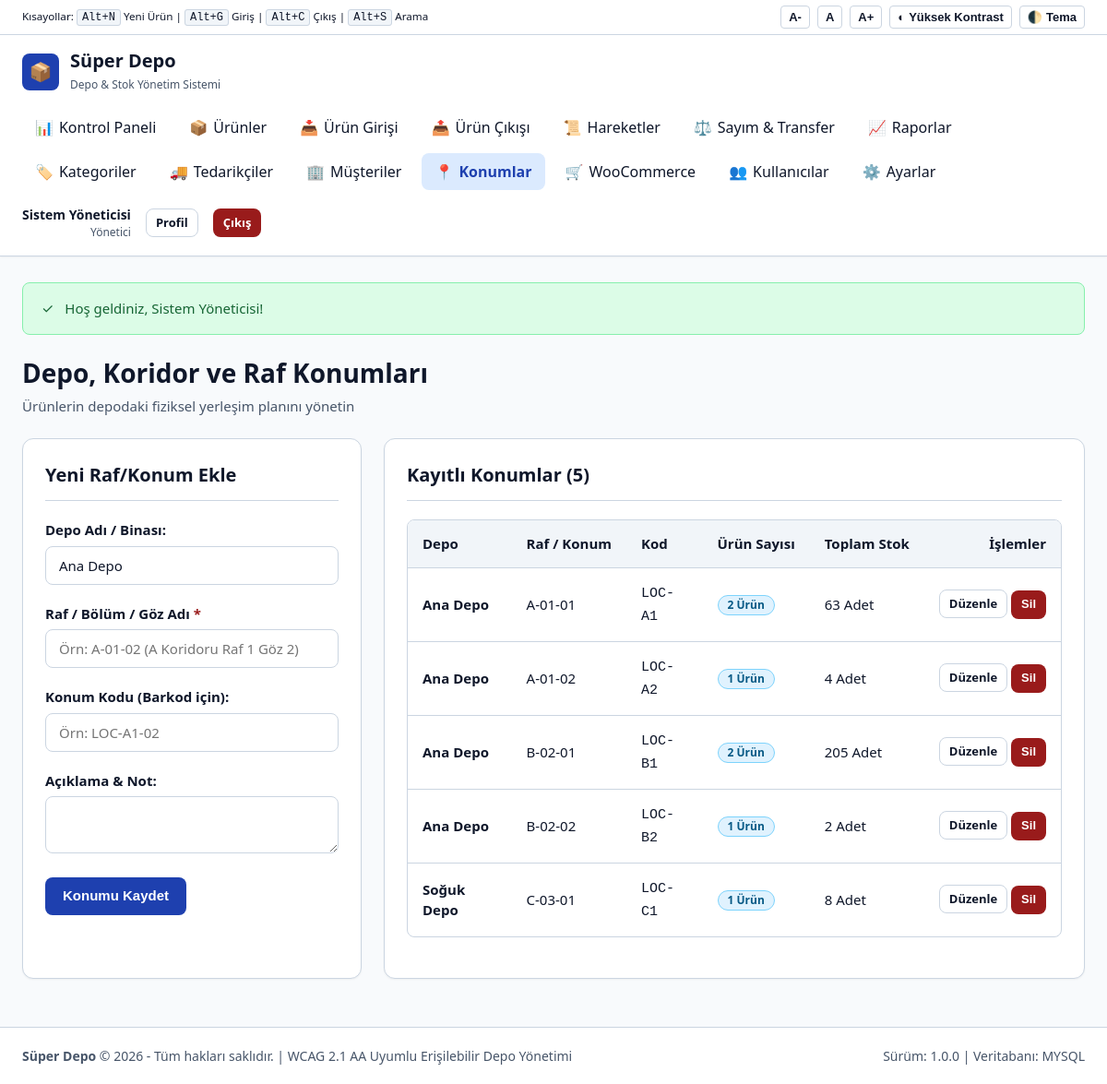
Page /locations.php (signed in) on the committed database.
### tables this page shows
CREATE TABLE locations (
    id INT AUTO_INCREMENT PRIMARY KEY,
    name VARCHAR(100) NOT NULL,  
    warehouse_name VARCHAR(100) NOT NULL DEFAULT 'Ana Depo',
    code VARCHAR(50) NULL,
    description TEXT NULL,
    created_at TIMESTAMP DEFAULT CURRENT_TIMESTAMP
);

### includes/functions.php (called while the page is built, shortened)
<?php
function e(?string $str): string {
    return htmlspecialchars((string)($str ?? ''), ENT_QUOTES, 'UTF-8');
}
function format_number(float|int|string $number, int $decimals = 2): string {
    $num = (float)$number;
    if (floor($num) == $num) {
        return number_format($num, 0, ',', '.');
    }
    return number_format($num, $decimals, ',', '.');
}

### locations.php (the view, shortened to what this page needs)
<?php
require_once __DIR__ . '/includes/header.php';
$db = get_db();
$locations = $db->query('SELECT l.*, COUNT(p.id) as product_count, COALESCE(SUM(p.stock_quantity), 0) as total_stock
                          FROM locations l
                          LEFT JOIN products p ON l.id = p.location_id AND p.is_active = 1
                          GROUP BY l.id ORDER BY l.warehouse_name, l.name ASC')->fetchAll();
$edit_loc = null;
?>
<div class="page-header">
    <div>
        <h1 class="page-title">Depo, Koridor ve Raf Konumları</h1>
        <p class="page-subtitle">Ürünlerin depodaki fiziksel yerleşim planını yönetin</p>
    </div>
</div>
<div style="display: grid; grid-template-columns: repeat(auto-fit, minmax(320px, 1fr)); gap: 1.5rem;">
    <div class="card">
        <div class="card-header">
            <h2 class="card-title"><?= $edit_loc ? 'Konumu Düzenle' : 'Yeni Raf/Konum Ekle' ?></h2>
        </div>
        <form action="locations.php" method="POST">
            <div class="form-group">
                <label for="warehouse_name" class="form-label">Depo Adı / Binası:</label>
                <input type="text" id="warehouse_name" name="warehouse_name" class="form-control"
                       value="<?= e($edit_loc['warehouse_name'] ?? 'Ana Depo') ?>" placeholder="Örn: Ana Depo, Soğuk Depo...">
            </div>
            <div class="form-group">
                <label for="name" class="form-label">Raf / Bölüm / Göz Adı <span class="form-required">*</span></label>
                <input type="text" id="name" name="name" class="form-control"
                       value="<?= e($edit_loc['name'] ?? '') ?>" required autofocus placeholder="Örn: A-01-02 (A Koridoru Raf 1 Göz 2)">
            </div>
            <div class="form-group">
                <label for="code" class="form-label">Konum Kodu (Barkod için):</label>
                <input type="text" id="code" name="code" class="form-control"
                       value="<?= e($edit_loc['code'] ?? '') ?>" placeholder="Örn: LOC-A1-02">
            </div>
            <div class="form-group">
                <label for="description" class="form-label">Açıklama & Not:</label>
                <textarea id="description" name="description" class="form-control" rows="2"><?= e($edit_loc['description'] ?? '') ?></textarea>
            </div>
            <div style="display: flex; gap: 0.5rem;">
                <button type="submit" class="btn btn-primary">
                    <?= $edit_loc ? 'Güncelle' : 'Konumu Kaydet' ?>
                </button>
            </div>
        </form>
    </div>
    <div class="card" style="grid-column: span 2;">
        <div class="card-header">
            <h2 class="card-title">Kayıtlı Konumlar (<?= count($locations) ?>)</h2>
        </div>
        <div class="table-responsive">
            <table class="data-table" aria-label="Konumlar Listesi">
                <thead>
                    <tr>
                        <th scope="col">Depo</th>
                        <th scope="col">Raf / Konum</th>
                        <th scope="col">Kod</th>
                        <th scope="col">Ürün Sayısı</th>
                        <th scope="col">Toplam Stok</th>
                        <th scope="col" style="text-align: right;">İşlemler</th>
                    </tr>
                </thead>
                <tbody>
                    <?php foreach ($locations as $l): ?>
                    <tr>
                        <td><strong><?= e($l['warehouse_name']) ?></strong></td>
                        <td><?= e($l['name']) ?></td>
                        <td><code><?= e($l['code'] ?: '-') ?></code></td>
                        <td><span class="badge badge-info"><?= $l['product_count'] ?> Ürün</span></td>
                        <td><?= format_number($l['total_stock'], 0) ?> Adet</td>
                        <td style="text-align: right; white-space: nowrap;">
                            <a href="locations.php?edit=<?= (int)$l['id'] ?>" class="btn btn-sm btn-outline">Düzenle</a>
                            <form action="locations.php" method="POST" style="display: inline;" onsubmit="return confirm('Bu konumu silmek istediğinizden emin misiniz?');">
                                <button type="submit" class="btn btn-sm btn-danger">Sil</button>
                            </form>
                        </td>
                    </tr>
                    <?php endforeach; ?>
                </tbody>
            </table>
        </div>
    </div>
</div>
<?php require_once __DIR__ . '/includes/footer.php'; ?>

### assets/css/style.css (style rules this page uses)
:root { --font-base: system-ui, -apple-system, BlinkMacSystemFont, 'Segoe UI', Roboto, Helvetica, Arial, sans-serif; --font-size-base: 1rem; --line-height: 1.5; --color-bg: #f8fafc; --color-surface: #ffffff; --color-surface-hover: #f1f5f9; --color-border: #cbd5e1; --color-border-focus: #0f172a; --color-text: #0f172a; --color-text-muted: #475569; --color-text-light: #ffffff; --color-primary: #1e40af; --color-primary-hover: #1e3a8a; --color-primary-light: #dbeafe; --color-success: #166534; --color-success-bg: #dcfce7; --color-success-border: #86efac; --color-warning: #92400e; --color-warning-bg: #fef3c7; --color-warning-border: #fcd34d; --color-danger: #991b1b; --color-danger-bg: #fee2e2; --color-danger-border: #fca5a5; --color-info: #075985; --color-info-bg: #e0f2fe; --color-info-border: #7dd3fc; --focus-ring: 3px solid #2563eb; --focus-offset: 2px; --radius-sm: 4px; --radius-md: 8px; --radius-lg: 12px; --shadow-sm: 0 1px 2px 0 rgb(0 0 0 / 0.05); --shadow-md: 0 4px 6px -1px rgb(0 0 0 / 0.1), 0 2px 4px -2px rgb(0 0 0 / 0.1); --shadow-lg: 0 10px 15px -3px rgb(0 0 0 / 0.1); }
*, *::before, *::after { box-sizing: border-box; margin: 0; padding: 0; }
html { font-size: var(--font-size-base); scroll-behavior: smooth; }
body { font-family: var(--font-base); line-height: var(--line-height); color: var(--color-text); background-color: var(--color-bg); min-height: 100vh; display: flex; flex-direction: column; }
.page-header { display: flex; justify-content: space-between; align-items: center; flex-wrap: wrap; gap: 1rem; margin-bottom: 1.5rem; }
.page-title { font-size: 1.75rem; font-weight: 700; color: var(--color-text); }
.page-subtitle { color: var(--color-text-muted); font-size: 0.9375rem; margin-top: 0.25rem; }
.card { background-color: var(--color-surface); border: 1px solid var(--color-border); border-radius: var(--radius-lg); box-shadow: var(--shadow-sm); padding: 1.5rem; margin-bottom: 1.5rem; }
.card-header { display: flex; justify-content: space-between; align-items: center; margin-bottom: 1.25rem; border-bottom: 1px solid var(--color-border); padding-bottom: 0.75rem; }
.card-title { font-size: 1.25rem; font-weight: 600; }
.btn { display: inline-flex; align-items: center; justify-content: center; gap: 0.5rem; padding: 0.625rem 1.125rem; font-size: 0.9375rem; font-weight: 600; border-radius: var(--radius-md); border: 1px solid transparent; cursor: pointer; text-decoration: none; transition: all 0.15s ease; line-height: 1.25; }
.btn-primary { background-color: var(--color-primary); color: #ffffff; }
.btn-danger { background-color: var(--color-danger); color: #ffffff; }
.btn-outline { background-color: transparent; border-color: var(--color-border); color: var(--color-text); }
.btn-sm { padding: 0.375rem 0.625rem; font-size: 0.8125rem; }
.form-group { margin-bottom: 1.25rem; }
.form-label { display: block; font-weight: 600; font-size: 0.9375rem; margin-bottom: 0.375rem; color: var(--color-text); }
.form-required { color: var(--color-danger); font-weight: bold; }
.form-control { width: 100%; padding: 0.625rem 0.875rem; font-size: 0.9375rem; font-family: inherit; color: var(--color-text); background-color: var(--color-surface); border: 1px solid var(--color-border); border-radius: var(--radius-md); transition: border-color 0.15s ease; }
.table-responsive { width: 100%; overflow-x: auto; border: 1px solid var(--color-border); border-radius: var(--radius-md); background: var(--color-surface); margin-bottom: 1.25rem; }
.data-table { width: 100%; border-collapse: collapse; text-align: left; font-size: 0.9375rem; }
.data-table th, .data-table td { padding: 0.875rem 1rem; border-bottom: 1px solid var(--color-border); vertical-align: middle; }
.data-table th { background-color: var(--color-surface-hover); color: var(--color-text); font-weight: 600; white-space: nowrap; }
.data-table tbody tr:last-child td { border-bottom: none; }
.badge { display: inline-flex; align-items: center; gap: 4px; padding: 0.25rem 0.625rem; border-radius: 9999px; font-size: 0.75rem; font-weight: 700; line-height: 1; white-space: nowrap; }
.badge-info { background: var(--color-info-bg); color: var(--color-info); border: 1px solid var(--color-info-border); }

### rows in the picture
locations: warehouse_name "Ana Depo", name "A-01-01", code "LOC-A1", product_count "2", total_stock "63"
locations: warehouse_name "Ana Depo", name "A-01-02", code "LOC-A2", product_count "1", total_stock "4"
locations: warehouse_name "Ana Depo", name "B-02-01", code "LOC-B1", product_count "2", total_stock "205"
locations: warehouse_name "Ana Depo", name "B-02-02", code "LOC-B2", product_count "1", total_stock "2"
locations: warehouse_name "Soğuk Depo", name "C-03-01", code "LOC-C1", product_count "1", total_stock "8"

### other values in the picture
APP_NAME "Süper Depo"
$user['full_name'] "Sistem Yöneticisi"
$flash['message'] "Hoş geldiniz, Sistem Yöneticisi!"
count($locations) "5"
APP_VERSION "1.0.0"
DB_DRIVER "MYSQL"
